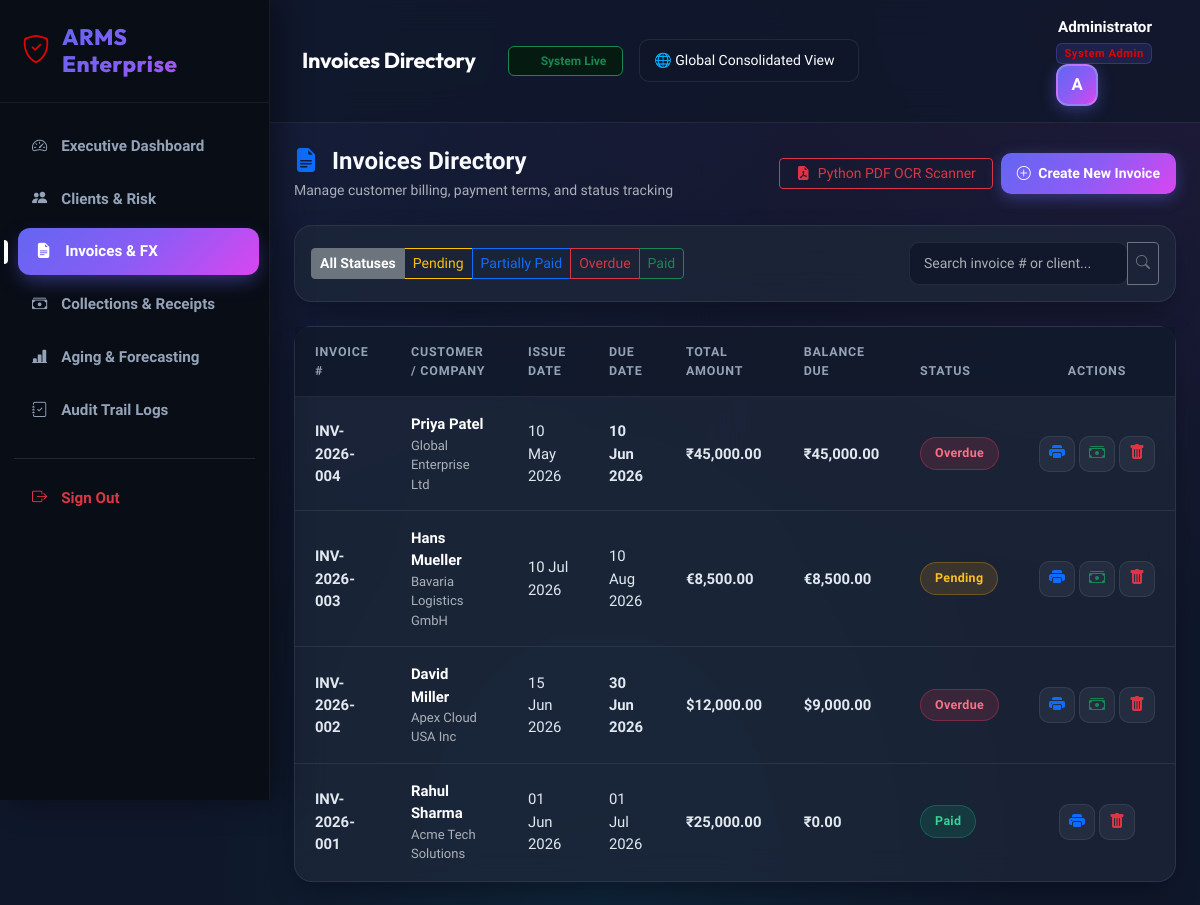
The page /invoices/index.php (signed in) on the database as committed earlier.
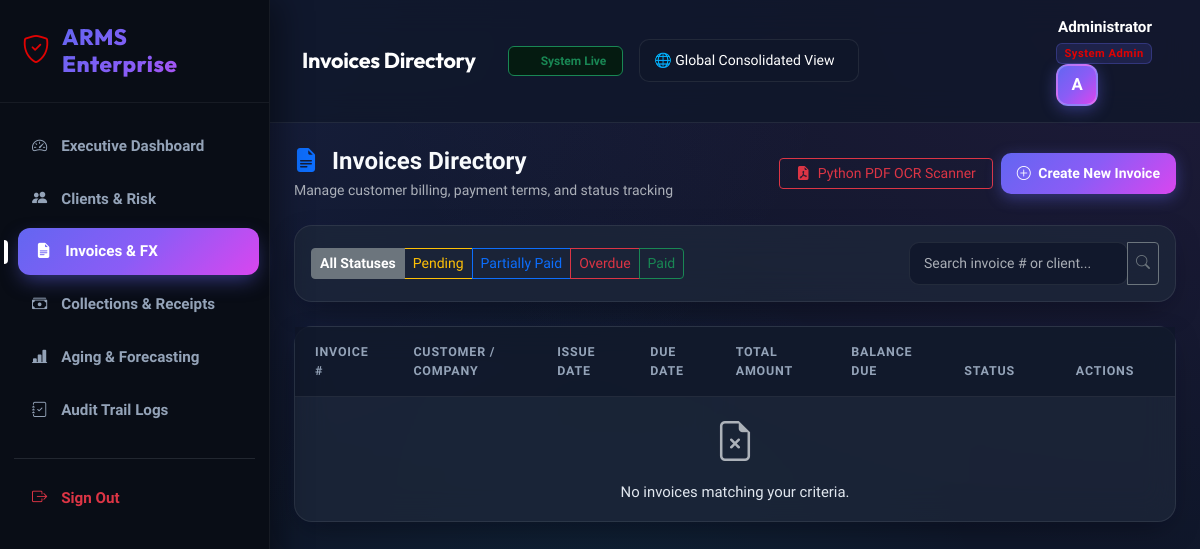
The same page on the database as committed later.
### tables this page shows
CREATE TABLE invoices (
    invoice_id INT AUTO_INCREMENT PRIMARY KEY,
    entity_id INT NOT NULL DEFAULT 1,
    customer_id INT NOT NULL,
    invoice_number VARCHAR(50) UNIQUE NOT NULL,
    invoice_date DATE NOT NULL,
    due_date DATE NOT NULL,
    currency_code VARCHAR(10) DEFAULT 'INR',
    fx_rate DECIMAL(10,4) DEFAULT 1.0000,  
    subtotal DECIMAL(12,2) NOT NULL DEFAULT 0.00,
    tax_amount DECIMAL(12,2) NOT NULL DEFAULT 0.00,
    total_amount DECIMAL(12,2) NOT NULL DEFAULT 0.00,
    paid_amount DECIMAL(12,2) NOT NULL DEFAULT 0.00,
    late_fee DECIMAL(12,2) NOT NULL DEFAULT 0.00,
    status ENUM('Pending','Partially Paid','Paid','Overdue') DEFAULT 'Pending',
    notes TEXT,
    created_at TIMESTAMP DEFAULT CURRENT_TIMESTAMP,
    FOREIGN KEY(entity_id) REFERENCES entities(entity_id) ON DELETE CASCADE,
    FOREIGN KEY(customer_id) REFERENCES customers(customer_id) ON DELETE CASCADE
);

CREATE TABLE customers (
    customer_id INT AUTO_INCREMENT PRIMARY KEY,
    entity_id INT NOT NULL DEFAULT 1,
    customer_name VARCHAR(100) NOT NULL,
    company_name VARCHAR(150),
    email VARCHAR(100),
    phone VARCHAR(20),
    address TEXT,
    city VARCHAR(100),
    state VARCHAR(100),
    country VARCHAR(100),
    currency_code VARCHAR(10) DEFAULT 'INR',
    credit_limit DECIMAL(12,2) DEFAULT 100000.00,
    payment_terms VARCHAR(50) DEFAULT 'Net 30',
    risk_level ENUM('Low','Medium','High') DEFAULT 'Low',
    credit_hold TINYINT(1) DEFAULT 0,  
    created_at TIMESTAMP DEFAULT CURRENT_TIMESTAMP,
    FOREIGN KEY (entity_id) REFERENCES entities(entity_id) ON DELETE CASCADE
);

### config/currency.php (called while the page is built, shortened)
<?php
if (!defined('CURRENCY_CONFIG')) {
    function format_currency($amount, $currency_code = 'INR') {
        global $CURRENCIES;
        $code = strtoupper($currency_code);
        $symbol = $CURRENCIES[$code]['symbol'] ?? $code;
        return $symbol . number_format((float)$amount, 2);
    }
}

### invoices/index.php (the view, shortened to what the changed rows need)
<?php
require_once "../config/database.php";
require_once "../config/currency.php";
include "../includes/header.php";
try {
    $where = [];
    $params = [];
    $where_sql = count($where) > 0 ? "WHERE " . implode(" AND ", $where) : "";
    $sql = "
        SELECT i.*, c.customer_name, c.company_name
        FROM invoices i
        JOIN customers c ON i.customer_id = c.customer_id
        $where_sql
        ORDER BY i.invoice_id DESC
    ";
    $stmt = $conn->prepare($sql);
    $stmt->execute($params);
    $invoices = $stmt->fetchAll(PDO::FETCH_ASSOC);
} catch (PDOException $e) {
    die("Database Error: " . $e->getMessage());
}
?>
<div class="content">
    <?php include "../includes/navbar.php"; ?>
    <div class="container-fluid p-4">
        <div class="card-custom">
            <div class="table-responsive">
                <table class="table table-custom mb-0">
                    <thead>
                        <tr>
                            <th>Invoice #</th>
                            <th>Customer / Company</th>
                            <th>Issue Date</th>
                            <th>Due Date</th>
                            <th>Total Amount</th>
                            <th>Balance Due</th>
                            <th>Status</th>
                            <th width="140" class="text-center">Actions</th>
                        </tr>
                    </thead>
                    <tbody>
                        <?php if (count($invoices) > 0): ?>
                            <?php foreach ($invoices as $inv):
                                $balance = max(0, $inv['total_amount'] - $inv['paid_amount']);
                                $is_overdue = ($inv['status'] === 'Overdue') || ($inv['due_date'] < date('Y-m-d') && $inv['status'] !== 'Paid');
                                $curr = $inv['currency_code'] ?? 'INR';
                                $badge_class = 'badge-pending';
                                $status_text = $inv['status'];
                                if ($inv['status'] === 'Paid') {
                                    $badge_class = 'badge-paid';
                                } elseif ($inv['status'] === 'Partially Paid') {
                                    $badge_class = 'badge-partial';
                                } elseif ($is_overdue) {
                                    $badge_class = 'badge-overdue';
                                    $status_text = 'Overdue';
                                }
                            ?>
                                <tr>
                                    <td class="fw-bold text-indigo"><?= htmlspecialchars($inv['invoice_number']) ?></td>
                                    <td>
                                        <div class="fw-semibold text-white"><?= htmlspecialchars($inv['customer_name']) ?></div>
                                        <div class="text-muted small"><?= htmlspecialchars($inv['company_name'] ?: 'Individual Client') ?></div>
                                    </td>
                                    <td class="small"><?= date('d M Y', strtotime($inv['invoice_date'])) ?></td>
                                    <td class="small <?= $is_overdue ? 'text-danger fw-bold' : '' ?>"><?= date('d M Y', strtotime($inv['due_date'])) ?></td>
                                    <td class="fw-bold"><?= format_currency($inv['total_amount'], $curr) ?></td>
                                    <td class="fw-bold <?= $balance > 0 ? 'text-danger' : 'text-success' ?>"><?= format_currency($balance, $curr) ?></td>
                                    <td><span class="badge-status <?= $badge_class ?>"><?= htmlspecialchars($status_text) ?></span></td>
                                    <td class="text-center">
                                        <div class="d-flex justify-content-center gap-1">
                                            <a href="view.php?id=<?= $inv['invoice_id'] ?>" class="btn btn-action btn-light text-primary" title="View / Print Invoice">
                                                <i class="bi bi-printer-fill"></i>
                                            </a>
                                            <?php if ($balance > 0): ?>
                                                <a href="../payments/add.php?invoice_id=<?= $inv['invoice_id'] ?>" class="btn btn-action btn-light text-success" title="Record Payment">
                                                    <i class="bi bi-cash-stack"></i>
                                                </a>
                                            <?php endif; ?>
                                            <a href="delete.php?id=<?= $inv['invoice_id'] ?>" class="btn btn-action btn-light text-danger" title="Delete Invoice" onclick="return confirm('Are you sure you want to delete this invoice?')">
                                                <i class="bi bi-trash-fill"></i>
                                            </a>
                                        </div>
                                    </td>
                                </tr>
                            <?php endforeach; ?>
                        <?php else: ?>
                            <tr>
                                <td colspan="8" class="text-center text-muted py-5">
                                    <i class="bi bi-file-earmark-x fs-1 text-muted d-block mb-2"></i>
                                    No invoices matching your criteria.
                                </td>
                            </tr>
                        <?php endif; ?>
                    </tbody>
                </table>
            </div>
        </div>
    </div>
</div>
<?php include "../includes/footer.php"; ?>

Rows that differ between the two databases and show on the page:
removed invoices: invoice_number "INV-2026-004", customer.customer_name "Priya Patel", customer.company_name "Global Enterprise Ltd", invoice_date "10 May 2026", due_date "10 Jun 2026", format_currency($inv['total_amount'], $curr) "₹45,000.00", format_currency($balance, $curr) "₹45,000.00", status "Overdue"
removed invoices: invoice_number "INV-2026-003", customer.customer_name "Hans Mueller", customer.company_name "Bavaria Logistics GmbH", invoice_date "10 Jul 2026", due_date "10 Aug 2026", format_currency($inv['total_amount'], $curr) "€8,500.00", format_currency($balance, $curr) "€8,500.00", status "Pending"
removed invoices: invoice_number "INV-2026-002", customer.customer_name "David Miller", customer.company_name "Apex Cloud USA Inc", invoice_date "15 Jun 2026", due_date "30 Jun 2026", format_currency($inv['total_amount'], $curr) "$12,000.00", format_currency($balance, $curr) "$9,000.00", status "Overdue"
removed invoices: invoice_number "INV-2026-001", customer.customer_name "Rahul Sharma", customer.company_name "Acme Tech Solutions", invoice_date "01 Jun 2026", due_date "01 Jul 2026", format_currency($inv['total_amount'], $curr) "₹25,000.00", format_currency($balance, $curr) "₹0.00", status "Paid"
Other text that changed with them:
text now shown: "No invoices matching your criteria."
